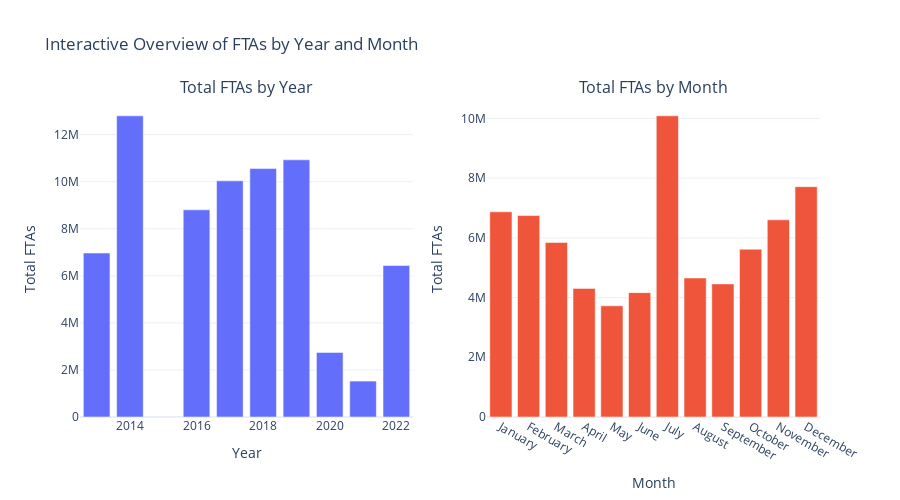
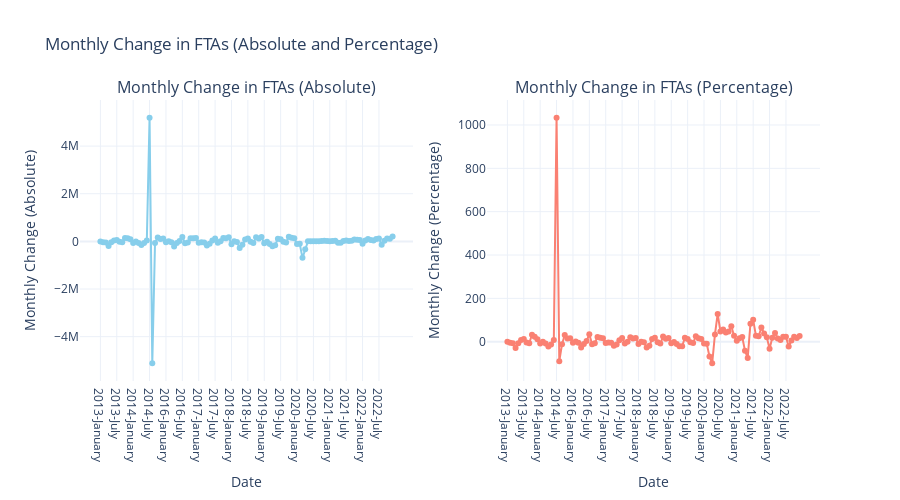
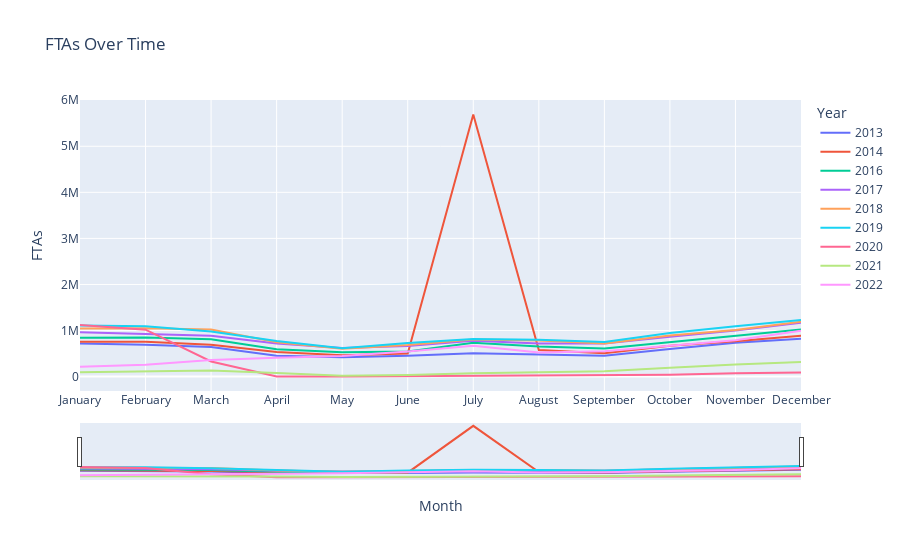

The code cell stored with these charts, in order, in its notebook:
### Code cell
import matplotlib.pyplot as plt
import plotly.express as px


import plotly.graph_objects as go
from plotly.subplots import make_subplots

# Assuming df_all is your DataFrame with columns 'Year', 'Month', 'FTAs', 'Monthly_Change_Abs', and 'Monthly_Change_Pct'

# Grouping and preparing data
ftas_by_year = df_all.groupby('Year', observed=False)['FTAs'].sum()
ftas_by_month = df_all.groupby('Month', observed=False)['FTAs'].sum()

# Create a subplot figure with 1 row and 2 columns
fig = make_subplots(rows=1, cols=2, subplot_titles=[
    "Total FTAs by Year",
    "Total FTAs by Month"
])

# Plot 1: FTAs by Year (Bar plot)
fig.add_trace(
    go.Bar(x=ftas_by_year.index, y=ftas_by_year.values, name="Total FTAs by Year"),
    row=1, col=1
)

# Plot 2: FTAs by Month (Bar plot)
fig.add_trace(
    go.Bar(x=ftas_by_month.index, y=ftas_by_month.values, name="Total FTAs by Month"),
    row=1, col=2
)

# Update layout for the entire figure
fig.update_layout(
    title="Interactive Overview of FTAs by Year and Month",
    height=500,
    showlegend=False,
    template="plotly_white"
)

# Set axis titles
fig.update_xaxes(title_text="Year", row=1, col=1)
fig.update_yaxes(title_text="Total FTAs", row=1, col=1)

fig.update_xaxes(title_text="Month", row=1, col=2)
fig.update_yaxes(title_text="Total FTAs", row=1, col=2)

# Show the plot
fig.show()




import plotly.graph_objects as go
from plotly.subplots import make_subplots

# Assuming df_all is your DataFrame with columns 'Year', 'Month', 'Monthly_Change_Abs', and 'Monthly_Change_Pct'

# Grouping data by Year and Month
monthly_change_abs = df_all.groupby(['Year', 'Month'], observed=False)['Monthly_Change_Abs'].sum().reset_index()
monthly_change_pct = df_all.groupby(['Year', 'Month'], observed=False)['Monthly_Change_Pct'].sum().reset_index()

# Convert 'Month' column to string to perform string concatenation for x-axis labels
monthly_change_abs['Month'] = monthly_change_abs['Month'].astype(str)
monthly_change_pct['Month'] = monthly_change_pct['Month'].astype(str)

# Creating an interactive subplot figure with 1 row and 2 columns
fig = make_subplots(rows=1, cols=2, subplot_titles=[
    "Monthly Change in FTAs (Absolute)",
    "Monthly Change in FTAs (Percentage)"
])

# Plot 1: Monthly Change in FTAs (Absolute)
fig.add_trace(
    go.Scatter(x=monthly_change_abs['Year'].astype(str) + '-' + monthly_change_abs['Month'],
               y=monthly_change_abs['Monthly_Change_Abs'],
               mode='lines+markers',
               name="Monthly Change (Abs)",
               line=dict(color="skyblue")),
    row=1, col=1
)

# Plot 2: Monthly Change in FTAs (Percentage)
fig.add_trace(
    go.Scatter(x=monthly_change_pct['Year'].astype(str) + '-' + monthly_change_pct['Month'],
               y=monthly_change_pct['Monthly_Change_Pct'],
               mode='lines+markers',
               name="Monthly Change (Pct)",
               line=dict(color="salmon")),
    row=1, col=2
)

# Update layout for the entire figure
fig.update_layout(
    title="Monthly Change in FTAs (Absolute and Percentage)",
    height=500,
    showlegend=False,
    template="plotly_white"
)

# Set axis titles
fig.update_xaxes(title_text="Date", row=1, col=1)
fig.update_yaxes(title_text="Monthly Change (Absolute)", row=1, col=1)

fig.update_xaxes(title_text="Date", row=1, col=2)
fig.update_yaxes(title_text="Monthly Change (Percentage)", row=1, col=2)

# Show the plot
fig.show()






# Assuming df_all is your DataFrame

# Create a figure with multiple subplots
# fig, axes = plt.subplots(nrows=2, ncols=2, figsize=(15, 10))

# # Plot 1: FTAs by Year
# df_all.groupby('Year')['FTAs'].sum().plot(kind='bar', ax=axes[0, 0])
# axes[0, 0].set_title('Total FTAs by Year')

# # Plot 2: FTAs by Month
# df_all.groupby('Month')['FTAs'].sum().plot(kind='bar', ax=axes[0, 1])
# axes[0, 1].set_title('Total FTAs by Month')

# # Plot 3: Monthly Change (Absolute)
# df_all.groupby(['Year', 'Month'])['Monthly_Change_Abs'].sum().plot(kind='line', ax=axes[1, 0])
# axes[1, 0].set_title('Monthly Change in FTAs (Absolute)')

# # Plot 4: Monthly Change (Percentage)
# df_all.groupby(['Year', 'Month'])['Monthly_Change_Pct'].sum().plot(kind='line', ax=axes[1, 1])
# axes[1, 1].set_title('Monthly Change in FTAs (Percentage)')

# # Adjust layout and display the plots
# plt.tight_layout()
# plt.show()

#Interactive Plot
fig = px.line(df_all, x='Month', y='FTAs', color='Year', title='FTAs Over Time')
fig.update_layout(xaxis_rangeslider_visible=True)  # Add a slider for scrolling through the data
fig.show()

### Figure 1 — Plotly figure (JSON) as saved in the notebook; plotly's stock layout.template omitted (floating-point values rounded to 4 significant figures)
{"data": [{"name": "Total FTAs by Year", "type": "bar", "x": [2013, 2014, 2016, 2017, 2018, 2019, 2020, 2021, 2022], "xaxis": "x", "y": [6967601, 12799099, 8804411, 10035803, 10557976, 10930355, 2744766, 1527114, 6437467], "yaxis": "y"}, {"name": "Total FTAs by Month", "type": "bar", "x": ["January", "February", "March", "April", "May", "June", "July", "August", "September", "October", "November", "December"], "xaxis": "x2", "y": [6872663, 6747119, 5844884, 4308036, 3723238, 4165808, 10087714, 4657403, 4457659, 5620443, 6604621, 7715004], "yaxis": "y2"}], "layout": {"annotations": [{"font": {"size": 16}, "showarrow": false, "text": "Total FTAs by Year", "x": 0.225, "xanchor": "center", "xref": "paper", "y": 1, "yanchor": "bottom", "yref": "paper"}, {"font": {"size": 16}, "showarrow": false, "text": "Total FTAs by Month", "x": 0.775, "xanchor": "center", "xref": "paper", "y": 1, "yanchor": "bottom", "yref": "paper"}], "height": 500, "showlegend": false, "title": {"text": "Interactive Overview of FTAs by Year and Month"}, "xaxis": {"anchor": "y", "domain": [0, 0.45], "title": {"text": "Year"}}, "xaxis2": {"anchor": "y2", "domain": [0.55, 1], "title": {"text": "Month"}}, "yaxis": {"anchor": "x", "domain": [0, 1], "title": {"text": "Total FTAs"}}, "yaxis2": {"anchor": "x2", "domain": [0, 1], "title": {"text": "Total FTAs"}}}}

### Figure 2 — Plotly figure (JSON) as saved in the notebook; plotly's stock layout.template omitted (floating-point values rounded to 4 significant figures)
{"data": [{"line": {"color": "skyblue"}, "mode": "lines+markers", "name": "Monthly Change (Abs)", "type": "scatter", "x": ["2013-January", "2013-February", "2013-March", "2013-April", "2013-May", "2013-June", "2013-July", "2013-August", "2013-September", "2013-October", "2013-November", "2013-December", "2014-January", "2014-February", "2014-March", "2014-April", "2014-May", "2014-June", "2014-July", "2014-August", "2014-September", "2014-October", "2014-November", "2014-December", "2016-January", "2016-February", "2016-March", "2016-April", "2016-May", "2016-June", "2016-July", "2016-August", "2016-September", "2016-October", "2016-November", "2016-December", "2017-January", "2017-February", "2017-March", "2017-April", "2017-May", "2017-June", "2017-July", "2017-August", "2017-September", "2017-October", "2017-November", "2017-December", "2018-January", "2018-February", "2018-March", "2018-April", "2018-May", "2018-June", "2018-July", "2018-August", "2018-September", "2018-October", "2018-November", "2018-December", "2019-January", "2019-February", "2019-March", "2019-April", "2019-May", "2019-June", "2019-July", "2019-August", "2019-September", "2019-October", "2019-November", "2019-December", "2020-January", "2020-February", "2020-March", "2020-April", "2020-May", "2020-June", "2020-July", "2020-August", "2020-September", "2020-October", "2020-November", "2020-December", "2021-January", "2021-February", "2021-March", "2021-April", "2021-May", "2021-June", "2021-July", "2021-August", "2021-September", "2021-October", "2021-November", "2021-December", "2022-January", "2022-February", "2022-March", "2022-April", "2022-May", "2022-June", "2022-July", "2022-August", "2022-September", "2022-October", "2022-November", "2022-December"], "xaxis": "x", "y": [0, -31752, -49039, -188950, -33127, 33770, 55204, -20089, -32777, 144534, 135828, 87658, -63795, -2108, -65237, -155120, -70278, 36985, 5186843, -5113121, -66608, 159256, 97099, 119647, -40611, 4249, -39675, -217103, -64538, 19506, 186862, -81723, -43934, 133593, 136510, 143095, -57266, -33084, -45089, -168037, -95491, 41062, 115839, -60180, 835, 147012, 130762, 170102, -122813, 4232, -27720, -276506, -138520, 77422, 122558, -20500, -66099, 170329, 122346, 178929, -80458, -20524, -112280, -203585, -159515, 111310, 91679, -17288, -49324, 193504, 147423, 133958, -107148, -100810, -690136, -325484, 944, 4826, 4065, 7106, 8406, 13327, 29483, 19567, 4118, 15650, 23456, -55050, -58953, 16305, 36431, 20227, 22933, 75754, 72452, 53780, -101712, 38603, 103485, 52987, 34680, 101384, 122425, -144743, 26824, 125475, 112275, 203647], "yaxis": "y"}, {"line": {"color": "salmon"}, "mode": "lines+markers", "name": "Monthly Change (Pct)", "type": "scatter", "x": ["2013-January", "2013-February", "2013-March", "2013-April", "2013-May", "2013-June", "2013-July", "2013-August", "2013-September", "2013-October", "2013-November", "2013-December", "2014-January", "2014-February", "2014-March", "2014-April", "2014-May", "2014-June", "2014-July", "2014-August", "2014-September", "2014-October", "2014-November", "2014-December", "2016-January", "2016-February", "2016-March", "2016-April", "2016-May", "2016-June", "2016-July", "2016-August", "2016-September", "2016-October", "2016-November", "2016-December", "2017-January", "2017-February", "2017-March", "2017-April", "2017-May", "2017-June", "2017-July", "2017-August", "2017-September", "2017-October", "2017-November", "2017-December", "2018-January", "2018-February", "2018-March", "2018-April", "2018-May", "2018-June", "2018-July", "2018-August", "2018-September", "2018-October", "2018-November", "2018-December", "2019-January", "2019-February", "2019-March", "2019-April", "2019-May", "2019-June", "2019-July", "2019-August", "2019-September", "2019-October", "2019-November", "2019-December", "2020-January", "2020-February", "2020-March", "2020-April", "2020-May", "2020-June", "2020-July", "2020-August", "2020-September", "2020-October", "2020-November", "2020-December", "2021-January", "2021-February", "2021-March", "2021-April", "2021-May", "2021-June", "2021-July", "2021-August", "2021-September", "2021-October", "2021-November", "2021-December", "2022-January", "2022-February", "2022-March", "2022-April", "2022-May", "2022-June", "2022-July", "2022-August", "2022-September", "2022-October", "2022-November", "2022-December"], "xaxis": "x2", "y": [0, -4.408, -7.122, -29.55, -7.352, 8.09, 12.23, -3.967, -6.74, 31.87, 22.71, 11.94, -7.765, -0.2782, -8.633, -22.47, -13.13, 7.953, 1033.0, -89.88, -11.57, 31.28, 14.53, 15.63, -4.588, 0.5031, -4.674, -26.83, -10.9, 3.698, 34.16, -11.14, -6.737, 21.97, 18.4, 16.29, -5.607, -3.432, -4.843, -18.97, -13.3, 6.597, 17.46, -7.722, 0.1161, 20.42, 15.08, 17.05, -10.52, 0.405, -2.642, -27.07, -18.59, 12.77, 17.92, -2.542, -8.41, 23.66, 13.74, 17.67, -6.753, -1.847, -10.3, -20.81, -20.59, 18.1, 12.62, -2.113, -6.159, 25.75, 15.6, 12.26, -8.737, -9.007, -67.76, -99.14, 33.48, 128.2, 47.32, 56.15, 42.54, 47.31, 71.05, 27.57, 4.548, 16.53, 21.26, -41.15, -74.89, 82.49, 101.0, 27.9, 24.73, 65.5, 37.85, 20.38, -32.02, 17.88, 40.66, 14.8, 8.438, 22.75, 22.38, -21.62, 5.112, 22.75, 16.58, 25.8], "yaxis": "y2"}], "layout": {"annotations": [{"font": {"size": 16}, "showarrow": false, "text": "Monthly Change in FTAs (Absolute)", "x": 0.225, "xanchor": "center", "xref": "paper", "y": 1, "yanchor": "bottom", "yref": "paper"}, {"font": {"size": 16}, "showarrow": false, "text": "Monthly Change in FTAs (Percentage)", "x": 0.775, "xanchor": "center", "xref": "paper", "y": 1, "yanchor": "bottom", "yref": "paper"}], "height": 500, "showlegend": false, "title": {"text": "Monthly Change in FTAs (Absolute and Percentage)"}, "xaxis": {"anchor": "y", "domain": [0, 0.45], "title": {"text": "Date"}}, "xaxis2": {"anchor": "y2", "domain": [0.55, 1], "title": {"text": "Date"}}, "yaxis": {"anchor": "x", "domain": [0, 1], "title": {"text": "Monthly Change (Absolute)"}}, "yaxis2": {"anchor": "x2", "domain": [0, 1], "title": {"text": "Monthly Change (Percentage)"}}}}

### Figure 3 — Plotly figure (JSON) as saved in the notebook; plotly's stock layout.template omitted (floating-point values rounded to 4 significant figures)
{"data": [{"hovertemplate": "Year=2013<br>Month=%{x}<br>FTAs=%{y}<extra></extra>", "legendgroup": "2013", "line": {"color": "#636efa", "dash": "solid"}, "marker": {"symbol": "circle"}, "mode": "lines", "name": "2013", "orientation": "v", "showlegend": true, "type": "scatter", "x": ["January", "February", "March", "April", "May", "June", "July", "August", "September", "October", "November", "December"], "xaxis": "x", "y": [720321, 688569, 639530, 450580, 417453, 451223, 506427, 486338, 453561, 598095, 733923, 821581], "yaxis": "y"}, {"hovertemplate": "Year=2014<br>Month=%{x}<br>FTAs=%{y}<extra></extra>", "legendgroup": "2014", "line": {"color": "#EF553B", "dash": "solid"}, "marker": {"symbol": "circle"}, "mode": "lines", "name": "2014", "orientation": "v", "showlegend": true, "type": "scatter", "x": ["January", "February", "March", "April", "May", "June", "July", "August", "September", "October", "November", "December"], "xaxis": "x", "y": [757786, 755678, 690441, 535321, 465043, 502028, 5688871, 575750, 509142, 668398, 765497, 885144], "yaxis": "y"}, {"hovertemplate": "Year=2016<br>Month=%{x}<br>FTAs=%{y}<extra></extra>", "legendgroup": "2016", "line": {"color": "#00cc96", "dash": "solid"}, "marker": {"symbol": "circle"}, "mode": "lines", "name": "2016", "orientation": "v", "showlegend": true, "type": "scatter", "x": ["January", "February", "March", "April", "May", "June", "July", "August", "September", "October", "November", "December"], "xaxis": "x", "y": [844533, 848782, 809107, 592004, 527466, 546972, 733834, 652111, 608177, 741770, 878280, 1021375], "yaxis": "y"}, {"hovertemplate": "Year=2017<br>Month=%{x}<br>FTAs=%{y}<extra></extra>", "legendgroup": "2017", "line": {"color": "#ab63fa", "dash": "solid"}, "marker": {"symbol": "circle"}, "mode": "lines", "name": "2017", "orientation": "v", "showlegend": true, "type": "scatter", "x": ["January", "February", "March", "April", "May", "June", "July", "August", "September", "October", "November", "December"], "xaxis": "x", "y": [964109, 931025, 885936, 717899, 622408, 663470, 779309, 719129, 719964, 866976, 997738, 1167840], "yaxis": "y"}, {"hovertemplate": "Year=2018<br>Month=%{x}<br>FTAs=%{y}<extra></extra>", "legendgroup": "2018", "line": {"color": "#FFA15A", "dash": "solid"}, "marker": {"symbol": "circle"}, "mode": "lines", "name": "2018", "orientation": "v", "showlegend": true, "type": "scatter", "x": ["January", "February", "March", "April", "May", "June", "July", "August", "September", "October", "November", "December"], "xaxis": "x", "y": [1045027, 1049259, 1021539, 745033, 606513, 683935, 806493, 785993, 719894, 890223, 1012569, 1191498], "yaxis": "y"}, {"hovertemplate": "Year=2019<br>Month=%{x}<br>FTAs=%{y}<extra></extra>", "legendgroup": "2019", "line": {"color": "#19d3f3", "dash": "solid"}, "marker": {"symbol": "circle"}, "mode": "lines", "name": "2019", "orientation": "v", "showlegend": true, "type": "scatter", "x": ["January", "February", "March", "April", "May", "June", "July", "August", "September", "October", "November", "December"], "xaxis": "x", "y": [1111040, 1090516, 978236, 774651, 615136, 726446, 818125, 800837, 751513, 945017, 1092440, 1226398], "yaxis": "y"}, {"hovertemplate": "Year=2020<br>Month=%{x}<br>FTAs=%{y}<extra></extra>", "legendgroup": "2020", "line": {"color": "#FF6692", "dash": "solid"}, "marker": {"symbol": "circle"}, "mode": "lines", "name": "2020", "orientation": "v", "showlegend": true, "type": "scatter", "x": ["January", "February", "March", "April", "May", "June", "July", "August", "September", "October", "November", "December"], "xaxis": "x", "y": [1119250, 1018440, 328304, 2820, 3764, 8590, 12655, 19761, 28167, 41494, 70977, 90544], "yaxis": "y"}, {"hovertemplate": "Year=2021<br>Month=%{x}<br>FTAs=%{y}<extra></extra>", "legendgroup": "2021", "line": {"color": "#B6E880", "dash": "solid"}, "marker": {"symbol": "circle"}, "mode": "lines", "name": "2021", "orientation": "v", "showlegend": true, "type": "scatter", "x": ["January", "February", "March", "April", "May", "June", "July", "August", "September", "October", "November", "December"], "xaxis": "x", "y": [94662, 110312, 133768, 78718, 19765, 36070, 72501, 92728, 115661, 191415, 263867, 317647], "yaxis": "y"}, {"hovertemplate": "Year=2022<br>Month=%{x}<br>FTAs=%{y}<extra></extra>", "legendgroup": "2022", "line": {"color": "#FF97FF", "dash": "solid"}, "marker": {"symbol": "circle"}, "mode": "lines", "name": "2022", "orientation": "v", "showlegend": true, "type": "scatter", "x": ["January", "February", "March", "April", "May", "June", "July", "August", "September", "October", "November", "December"], "xaxis": "x", "y": [215935, 254538, 358023, 411010, 445690, 547074, 669499, 524756, 551580, 677055, 789330, 992977], "yaxis": "y"}], "layout": {"legend": {"title": {"text": "Year"}, "tracegroupgap": 0}, "title": {"text": "FTAs Over Time"}, "xaxis": {"anchor": "y", "domain": [0, 1], "rangeslider": {"visible": true}, "title": {"text": "Month"}}, "yaxis": {"anchor": "x", "domain": [0, 1], "title": {"text": "FTAs"}}}}
